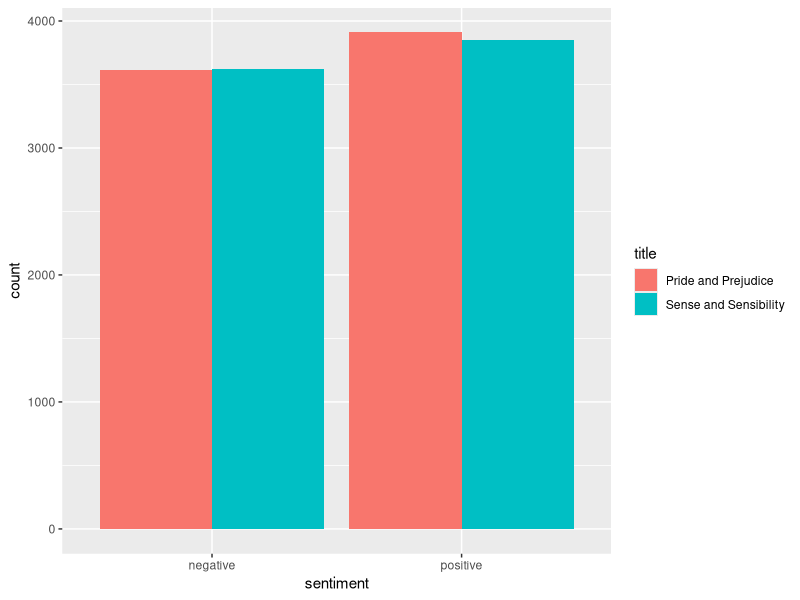

R code for this plot:
## ---- chunk 1
library(tidyverse)
library(tidytext)
library(janeaustenr)
## ---- chunk 2
ja_titles <- c("Pride and Prejudice", "Sense and Sensibility", "Emma", "Persuasion", "Mansfield Park", "Northanger Abbey")

ja_books <- list(prideprejudice, sensesensibility, emma, persuasion, mansfieldpark,  northangerabbey)

ja_books <- purrr::map_chr(ja_books, paste, collapse = " ")

ja_df <- tibble(
  title = ja_titles,
  text = ja_books,
) %>% 
  unnest_tokens(word, text)
## ---- chunk 3
ja_df %>% 
  distinct(title)

ja_df %>% 
  filter(title %in% c("Pride and Prejudice", "Sense and Sensibility")) %>% 
  group_by(word) %>% 
  summarise(count = n()) %>% 
  slice_max(count, n = 5)
## ---- chunk 4
ja_df %>% 
  filter(title %in% c("Pride and Prejudice", "Sense and Sensibility")) %>% 
  anti_join(stop_words) %>% 
  group_by(word) %>% 
  summarise(count = n()) %>% 
  slice_max(count, n = 5)
## ---- chunk 5

ja_df %>% 
  filter(title %in% c("Pride and Prejudice", "Sense and Sensibility")) %>% 
  inner_join(get_sentiments("bing")) %>% 
  group_by(word) %>% 
  summarise(count = n()) %>% 
  slice_max(count, n = 5)
## ---- chunk 6

ja_df %>% 
  filter(title %in% c("Pride and Prejudice", "Sense and Sensibility")) %>% 
  anti_join(stop_words) %>% 
  inner_join(get_sentiments("bing")) %>% 
  group_by(title, sentiment) %>% 
  summarise(count = n()) %>% 
  ggplot() +
  aes(x = sentiment, y = count, fill = title)+
  geom_col(position = "dodge")
  
